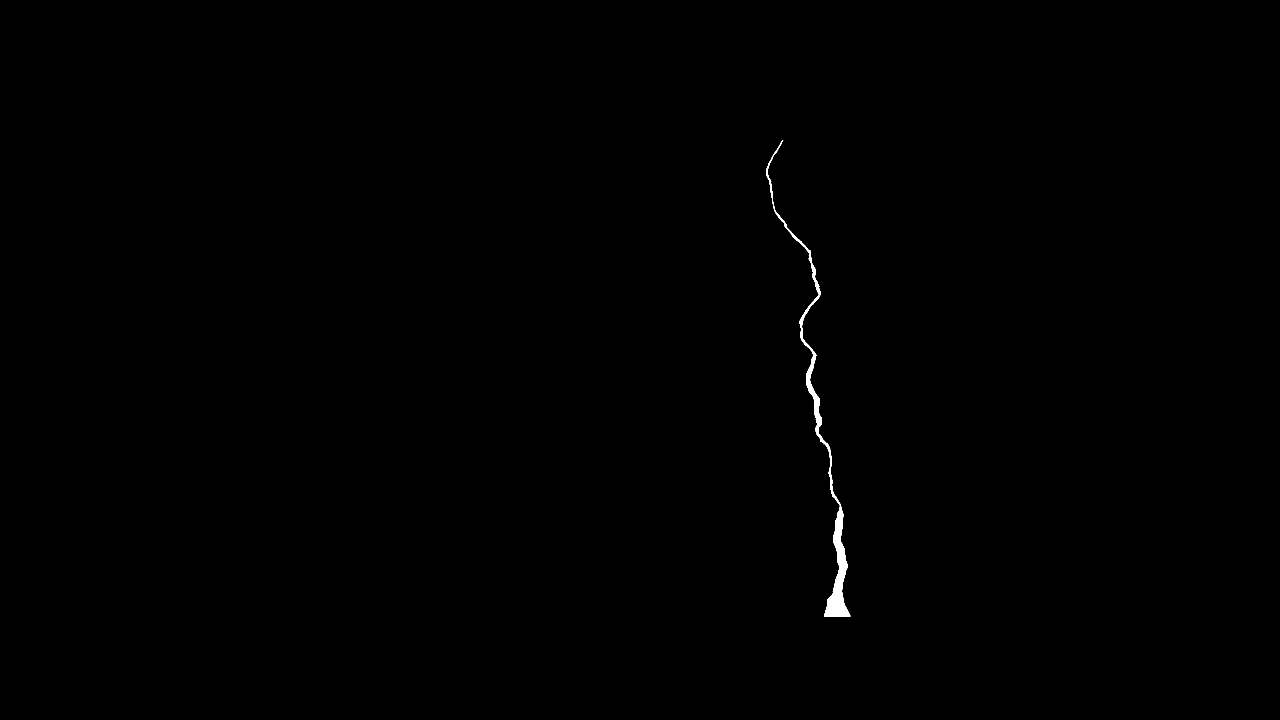
#> input picture data/image_label.png, 3840 x 2160 px, found by its file name (shown at 1/3 size)
$ python train_model_linear_simulation.py
#> lines starting #> are read from the running program, lines starting #| are printed output that depends on the picture; after the words box and inside, x2 and y2 are one past the last pixel; in counts of white or black regions, pixels touching at a corner belong together
### add_noise/noise_crack.py
#import Library files numpy and matplot
from add_noise.lib import *
from add_noise.noise_model import *
import argparse
import matplotlib
matplotlib.use('Agg')
def add_noise(X_in,y_in,Snr_db,num_point):
    # [13 lines of commented-out code are left out]
    t =X_in
    signal =y_in
    #plt.plot(t, signal)
    X_out=[]
    Y_out=[]
    show_grap=True
    for k in range(0,len(X_in)-1):
        point1_x=X_in[k,0]
        point1_y=y_in[k,0]
        point2_x=X_in[k+1,0]
        point2_y=y_in[k+1,0]
        if point2_x-point1_x ==0:
            X_noise,Y_noise= Gaussian_noise.find_lineary(point1_x,point1_y,point2_x,point2_y,Snr_db,num_point)
        else:
            X_noise,Y_noise= Gaussian_noise.find_linearxy(point1_x,point1_y,point2_x,point2_y,Snr_db,num_point)
        X_out=np.append(X_out, X_noise)
        Y_out=np.append(Y_out, Y_noise)
        Y_out = np.resize(Y_out, ([np.size(Y_out), 1]))

    if show_grap is not None:
        # fig, ax = plt.subplots(figsize=(6, 6))
        plt.figure(figsize=(6, 6))
        plt.plot(X_out+ 0.05, Y_out)
        plt.plot(X_in, y_in)
        plt.title("signal with noise")
        plt.ylabel("Magnitude")
        plt.xlabel("Tine (s)")
        path = './output/save_grap/'
        if not os.path.exists(path):
                os.mkdir(path)
        path_save = path + 'exp_' + str(Snr_db)+ '_.png'
        #plt.savefig(path_save)
        plt.figure().clear()
        plt.close()
        plt.close('all')
        plt.cla()
        plt.clf()
        #plt.show()
    #t= np.linspace(1, 100, 1000) # Generate 1000 samples fron 1 to 100
    #signal = 10*np.sin(t/(2*np.pi))
    X_out = np.resize(X_out, ([np.size(X_out), 1]))
    Y_out = np.resize(Y_out, ([np.size(Y_out), 1]))
    return   X_out, Y_out

# [10 lines left out: function main, not called in this run]


# [2 lines that do not run on import are left out]


### model_linear/function.py
from model_linear.lib import *

##########################################################################################

def nomalize_data_crack(data,len_crack):
    if len_crack> 1:
        data_out = (data) /len_crack
        data_out =data_out - data_out.min()
        data_out = np.resize(data_out, ([np.size(data_out), 1]))
        return data_out+10
    else:
        valcrack=1/len_crack
        data_out = (data)*valcrack #/data.max()
        data_out =data_out - data_out.min()
        data_out = np.resize(data_out, ([np.size(data_out), 1]))
        return data_out+10

def nomalize_data_simulation(data,len_simulation):
    if len_simulation> 1:
        data_out = data /len_simulation
        data_out =data_out - data_out.min()
        data_out = np.resize(data_out, ([np.size(data_out), 1]))
        return data_out+10
    else:
        val_simulation=1/len_simulation
        data_out = data*val_simulation #/data.max()
        data_out =data_out - data_out.min()
        data_out = np.resize(data_out, ([np.size(data_out), 1]))
        return data_out+10


# [5 lines left out: function nomalize_data_minmax, not called in this run]
def nomalize_crack_simulation(data):
    #data_out = (data)/(data.max()-data.min())
    data_out =data -data.min()+1
    data_out = np.resize(data_out, ([np.size(data_out), 1]))
    return data_out
def nomalize_data_crack_to_simulation(data_simulation,data_crack):
    len_crack=np.sqrt((data_crack[0,0] - data_crack[-1,0])**2+(data_crack[0,1]-data_crack[-1,1])**2)
    len_simulation=np.sqrt((data_simulation[0,0] - data_simulation[-1,0])**2+(data_simulation[0,1]-data_simulation[-1,1])**2)
    ####### crack
    if len_crack==0:
        len_crack=len(data_crack[:,0])
    x_son = nomalize_data_crack(data_crack[:, 0],len_crack) #-min(nomalize_data_crack(data_crack[:, 0]))
    x_son = np.resize(x_son, ([np.size(x_son), 1]))
    y_son = nomalize_data_crack(data_crack[:, 1],len_crack) #-min(nomalize_data_crack(data_crack[:, 1]))
    y_son = np.resize(y_son, ([np.size(y_son), 1]))
    # crack simualation
    x_simu =nomalize_data_simulation(data_simulation[:,0],len_simulation) #-min(data_simulation[:,0]*a)
    x_simu = np.resize(x_simu, ([np.size(x_simu), 1]))
    y_simu = nomalize_data_simulation(data_simulation[:,1],len_simulation)#-min(data_simulation[:,1]*a)
    y_simu = np.resize(y_simu, ([np.size(y_simu), 1]))
    # #
    # plt.plot(y_son,x_son)
    # #plt.plot(y-min(y),x-min(x))
    # plt.plot(x_simu,y_simu)
    # #plt.plot(y_out,x_out)
    # plt.axis('equal')
    # plt.show()
    #
    x_out,y_out,x_out2,y_out2=unify_data_crack(np.hstack((x_son,y_son)),np.hstack((y_simu,x_simu)))
    # [9 lines of commented-out code are left out]
    x_out = np.resize(x_out, ([np.size(x_out), 1]))
    y_out = np.resize(y_out, ([np.size(y_out), 1]))
    x_out2 = np.resize(x_out2, ([np.size(x_out), 1]))
    y_out2 = np.resize(y_out2, ([np.size(y_out), 1]))
    return  x_out,y_out,x_out2,y_out2,x_simu,y_simu


def save_model(model,i,path_save,name_model,name_txt,num_SNR):
    name_txt =  name_txt + '_SNR_'+str(num_SNR)
    try:
        os.makedirs(path_save +name_txt)
    except:
        print('done make dir')
    try:
        os.makedirs(path_save + name_txt +'/' + name_model)
    except:
        print('done make dir')

    if i<10:
        filename_model5 = path_save + '/%s/%s/sample_crack_000%d.model' %(name_txt,name_model,i)
    elif i>=10 and i<100:
        filename_model5 = path_save + '/%s/%s/sample_crack_00%d.model' %(name_txt,name_model,i)
    elif i>=100 and i<1000:
        filename_model5 = path_save + '/%s/%s/sample_crack_0%d.model' %(name_txt,name_model,i)
    else:
        filename_model5 = path_save + '/%s/%s/sample_crack_%d.model' %(name_txt,name_model,i)
    # save model
    joblib.dump(model, filename_model5)

############################################# function #####################################################

# [76 lines left out: function return_data_crack, not called in this run]
def clear():
    os.system(" cls ")

def check_crack(image_input):
    return len(measure.regionprops(label(image_input, connectivity=2)))

def single_crack(point_crack):
    clustering = DBSCAN(eps=5, min_samples=12).fit(point_crack)
    return np.unique(clustering.labels_)


def unify_data_crack(point_crack_stard, point_crack_turn):
    point_crack1 = point_crack_stard
    point_crack2 = point_crack_turn
    x = point_crack2[:, 0] #- (point_crack2[:, 0]).mean() + 1
    x = np.resize(x, ([np.size(x), 1]))
    y = point_crack2[:, 1] #- (point_crack2[:, 1]).mean() + 1
    y = np.resize(y, ([np.size(y), 1]))

    x1 = point_crack1[:, 0]
    x1 = np.resize(x1, ([np.size(x1), 1]))
    y1 = point_crack1[:, 1]
    y1 = np.resize(y1, ([np.size(y1), 1]))

    AB = x[0] - x[-1]
    BC = y[0] - y[-1]

    AB1 = x1[0] - x1[-1]
    BC1 = y1[0] - y1[-1]
    if BC1 == 0:
        BC1 = 0.000000000001
    if BC == 0:
        BC = 0.000000000001
    if AB1 == 0:
        AB1 = 0.000000000001
    if AB == 0:
        AB = 0.000000000001
    alpha = math.atan(BC / AB)
    alpha1 = math.atan(BC1 / AB1)
    if alpha < 0:
        alpha = alpha + math.pi
    if alpha1 < 0:
        alpha1 = alpha1 + math.pi
    if alpha >= alpha1:
        delta1 = alpha - alpha1
        delta2 = math.pi + delta1
    if alpha < alpha1:
        delta1 = math.pi - abs(alpha - alpha1)
        delta2 = math.pi + abs(delta1)
    x1 = x1 - x1[round(len(x1) / 2)]
    y1 = y1 - y1[round(len(y1) / 2)]
    x_end = x1 * math.cos(delta1) - y1 * math.sin(delta1) + x[round(len(x) / 2)]
    y_end = x1 * math.sin(delta1) + y1 * math.cos(delta1) + y[round(len(y) / 2)]
    x_end2 = x1 * math.cos(delta2) - y1 * math.sin(delta2) + x[round(len(x) / 2)]
    y_end2 = x1 * math.sin(delta2) + y1 * math.cos(delta2) + y[round(len(y) / 2)]
    # df_crack_trun = pd.DataFrame({'X_trun_1':x_end[:,np.newaxis],'y_trun_1':y_end[:,np.newaxis],'X_trun_2':x_end2[:,np.newaxis],'y_trun_2':y_end2[:,np.newaxis]})
    return x_end, y_end, x_end2, y_end2

#######################################################################################

### model_linear/Model_machine.py
from model_linear.lib import *
import inspect

class Linear_Model_LM:
    def PF_degree_2():
        # LinearRegression degree 2
        polynomial_features = PolynomialFeatures(degree=2,
                                         include_bias=False)
        linear_regression = LinearRegression(n_jobs=-1)
        return  'PF_degree_2', Pipeline([("polynomial_features", polynomial_features),
                                    ("linear_regression", linear_regression)])
    def LM_PF_degree_1():
        # model Ridge degree 1
        return 'LM_PF_degree_1' , make_pipeline(PolynomialFeatures(1), Ridge(alpha=1e-5))
    def LM_PF_degree_2():
        # model Ridge degree 2
        return 'LM_PF_degree_2' , make_pipeline(PolynomialFeatures(2), Ridge(alpha=1e-5))
    def LM_PF_degree_3():
        # model Ridge degree 3
        return 'LM_PF_degree_3' , make_pipeline(PolynomialFeatures(3), Ridge(alpha=1e-5))
    def LM_Ridge():
        # model ridge default
        # LM_Ridge
        return 'LM_Ridge' , Ridge(alpha=0.0, random_state=0, normalize=True)
    def LM_RidgeCV():
        # model RidgeCV default
        # LM_RidgeCV
        return 'LM_RidgeCV', RidgeCV(alphas=[1e-3, 1e-2, 1e-1, 1])
    def LM_Bayesian_Ridge():
            # model BayesianRidge
        # LM_Bayesian-Ridge

        model_BayesianRidge = BayesianRidge(
            tol=1e-6, fit_intercept=False, compute_score=True)
        init = [1, 1e-4]
        model_BayesianRidge.set_params(alpha_init=init[0], lambda_init=init[1])
        return 'LM_Bayesian-Ridge', model_BayesianRidge
    def LM_SGD():
        # model SGDRegressor
        # LM_SGD
        model_SGDRegressor = make_pipeline(StandardScaler(),
                                        SGDRegressor(max_iter=1000, tol=1e-3, random_state=True))
        return 'LM_SGD', model_SGDRegressor
    def LM_ARD():
        # model ARDRegression
        # LM_ARD
        model_ARDRegression = ARDRegression(compute_score=True)
        return 'LM_ARD', model_ARDRegression
    # def LM_MT_ElasticNet():
    #         # model MultiTask
    #     # LM_MT_ElasticNet
    #     model_MultiTask = MultiTaskElasticNet(alpha=0.1)
    #     return 'LM_MT_ElasticNet', model_MultiTask
    def LM_Lasso():
            # model LassoLarsCV
        # LM_Lasso
        model_LarsCV = LassoLarsCV(cv=5)
        return 'LM_Lasso', model_LarsCV
    def LM_Kernel_Ridge():
            # Model KernelRidge
        # LM_Kernel_Ridge
        param_grid_KernelRidge = {"alpha": [1e0, 1e1, 1e-1, 1e-2]}
        model_KernelRidge = GridSearchCV(
            KernelRidge(), param_grid=param_grid_KernelRidge)
        return 'LM_Kernel_Ridge', model_KernelRidge
    def LM_Huber():
            # model huber
        #LM_Huber
        huber = HuberRegressor(alpha=0.0, epsilon=1.35)
        return 'LM_Huber', huber
    def LM_KRR_RBF():
            # model KRR
        #LM_KRR_RBF
        model_KRR = GridSearchCV(KernelRidge(kernel='rbf', gamma=0.1),
                                param_grid={"alpha": [1e0, 0.1, 1e-2, 1e-3],
                                            "gamma": np.logspace(-2, 2, 5)})
        return 'LM_KRR_RBF', model_KRR

class Gaussian_GPR:
    def GPR_DP_WK():
            # model gaussian karnel default
        # GPR_DP_WK
        gp_kernel_1 = DotProduct() + WhiteKernel()
        model_gaussian_kernel_default = GaussianProcessRegressor(kernel=gp_kernel_1)
        return 'GPR_DP_WK', model_gaussian_kernel_default
    def GPR_Kernel_WK():
            # model graussian kernel
        # GPR_Kernel_WK
        gp_kernel_2 = ExpSineSquared(1.0, 5.0, periodicity_bounds=(1e-2, 1e1)) \
            + WhiteKernel(1e-1)
        model_gaussian_kernel_2 = GaussianProcessRegressor(kernel=gp_kernel_2)
        return 'GPR_Kernel_WK', model_gaussian_kernel_2
    def GPR_RBF_kernel_1():
            # model gaussian correction
        # GPR_RBF_kernel_1
        k1 = 66.0**2 * RBF(length_scale=67.0)  # long term smooth rising trend
        k2 = 2.4**2 * RBF(length_scale=90.0) \
            * ExpSineSquared(length_scale=1.3, periodicity=1.0)  # seasonal component
        # medium term irregularity
        k3 = 0.66**2 \
            * RationalQuadratic(length_scale=1.2, alpha=0.78)
        k4 = 0.18**2 * RBF(length_scale=0.134) \
            + WhiteKernel(noise_level=0.19**2)  # noise terms
        kernel_gpml_1 = k1 + k2 + k3 + k4
        model_gaussian_GPR = GaussianProcessRegressor(kernel=kernel_gpml_1, alpha=0,
                                                    optimizer=None, normalize_y=True)
        return 'GPR_RBF_kernel_1', model_gaussian_GPR
    def GPR_RBF_kernel_2():
            # Model gaussian correction 2
        # GPR_RBF_kernel_2
        k1 = 50.0**2 * RBF(length_scale=50.0)  # long term smooth rising trend
        k2 = 2.0**2 * RBF(length_scale=100.0) \
            * ExpSineSquared(length_scale=1.0, periodicity=1.0,
                            periodicity_bounds="fixed")  # seasonal component
        # medium term irregularities
        k3 = 0.5**2 * RationalQuadratic(length_scale=1.0, alpha=1.0)
        k4 = 0.1**2 * RBF(length_scale=0.1) \
            + WhiteKernel(noise_level=0.1**2,
                        noise_level_bounds=(1e-5, np.inf))  # noise terms
        kernel_2 = k1 + k2 + k3 + k4
        model_gaussian_GPR_2 = GaussianProcessRegressor(kernel=kernel_2, alpha=0.5,
                                                        normalize_y=True)
        return 'GPR_RBF_kernel_2',model_gaussian_GPR_2
    def GPR_RBF_kernel_3():
            # model gaussian correction 3
        # GPR_RBF_kernel_3
        kernel_3 = 1.0 * RBF(length_scale=1.0, length_scale_bounds=(1e-2, 1e3)) \
            + WhiteKernel(noise_level=1e-5, noise_level_bounds=(1e-10, 1e+1))
        model_gaussian_RBF = GaussianProcessRegressor(kernel=kernel_3,
                                                    alpha=0.0)
        return 'GPR_RBF_kernel_3', model_gaussian_RBF
    def GPR_RBF_kernel_4():
        # model gaussion kernel
        # GPR_RBF_kernel_4
        kernel_4 = C(1.0, (1e-3, 1e3)) * RBF(10, (1e-2, 1e2))
        model_gaussian_kernel_3 = GaussianProcessRegressor(
            kernel=kernel_4, n_restarts_optimizer=9)
        return 'GPR_RBF_kernel_4', model_gaussian_kernel_3
    def GPR_RBF_kernel_5():
        # model gaussion kernel
        # GPR_RBF_kernel_5
        kernel_5 = 1.0 * Matern(length_scale=1.0, length_scale_bounds=(1e-1, 10.0),
                                nu=1.5)
        model_gaussian_kernel_5 = GaussianProcessRegressor(kernel=kernel_5)
        return 'GPR_RBF_kernel_5',model_gaussian_kernel_5

class SVM:
    def SVM_SVC():
        # model SVC
        #SVM_SVC
        model_SVC = make_pipeline(StandardScaler(),
                                LinearSVR(random_state=0, tol=1e-6))
        return 'SVM_SVC', model_SVC
    def SVM_SVR():
        # model SVR
        # SVM_SVR
        model_SVR = GridSearchCV(SVR(kernel='rbf', gamma=0.1),
                                param_grid={"C": [1e0, 1e1, 1e2, 1e3],
                                            "gamma": np.logspace(-2, 2, 5)})
        return 'SVM_SVR',model_SVR
class Tree:
    def tree():
        # model tree
        #TREE
        model_tree = DecisionTreeRegressor(random_state=0)
        # model_tree.fit(X, y, sample_weight=None, check_input=True,
        #                  X_idx_sorted='deprecated')
        return 'Tree',model_tree
def call_all_method(name_class):
    methods = {}
    for name in dir(name_class):
        if not name.startswith('_'):
            attr = getattr(name_class,name)
            methods[name] = attr
    return methods

# [10 lines left out: function main, not called in this run]

# [2 lines that do not run on import are left out]


### add_noise/noise_model.py
from add_noise.lib import *

def noise_1(t,signal,Snr_db=60):
        power = signal ** 2
        signalpower_db = 10 *np.log10(power) #covert power in dB
        #Snr_db= 60 # add SWR of 20 4B
        signal_average_power = np.mean(power) # Calculate signal power
        signal_averagepower_db = 10 * math.log10(signal_average_power)
        noise_db = signal_averagepower_db - Snr_db # Calculate noise
        noise_watts = 10 ** (noise_db/10) # convert noise from db to watts
        # Generate an sample of white noise
        mean_noise =0
        noise = np.random.normal(mean_noise, np.sqrt(noise_watts), len(signal))
        noise_signal = signal + noise # Noise added to the original
        return t,noise_signal

class Gaussian_noise:
    def find_lineary(x1,y1,x2,y2,Snr_db=60,num_point=10):
        Y = np.linspace(y1, y2, num_point)
        X= np.ones([num_point,1])*x1
        #Y = np.resize(Y, ([np.size(Y), 1]))
        X,Y =noise_1(X,Y,Snr_db)
        return X,Y
    def find_linearxy(x1,y1,x2,y2,Snr_db=60,num_point=10):
        X= np.linspace(x1, x2, num_point)
        Y = (y2-y1)*(X-x1)/(x2-x1)+y1
        X,Y =noise_1(X,Y,Snr_db)
        #Y = np.resize(Y, ([np.size(Y), 1]))
        return X,Y

### model_linear/train_model_linear_simulation.py

from model_linear.lib import *
from model_linear.Model_machine import *
from model_linear.function import *
from add_noise.noise_crack import *


def train_model_linear(list_class_model,path_crack_simulation,path_save,show_fig,save_model_ML,path_image_test,Snr_db,num_point_add):
    #global i,R_squared
#> called with path_save = './model_linear/model/', show_fig = True, save_model_ML = True, path_image_test = './data/image_label.png', Snr_db = 60, num_point_add = 10
    lst_model=[]
    name_simuation =  (os.path.split(path_crack_simulation)[-1]).split(".")[0]
    # load data
    img = cv2.imread(path_image_test)
#> img is the input picture: shape (2160, 3840, 3); 0.22% white; 2 white regions (1 under 20 px), largest, box (x1, y1, x2, y2) and area: (2299, 420, 2552, 1849) 18026
    #point_crack = np.argwhere(img == 255)
    val_resize = 1
    size_img = img.shape
    new_width = int(size_img[1]*val_resize)
    new_height = int(size_img[0]*val_resize)
    img_resized = cv2.resize(src=img, dsize=(new_width, new_height),interpolation = cv2.INTER_AREA)
    img_resized = cv2.cvtColor(img_resized, cv2.COLOR_BGR2GRAY)
    img_resized[np.argwhere(img_resized>0)[:,0],np.argwhere(img_resized>0)[:,1]] = 1
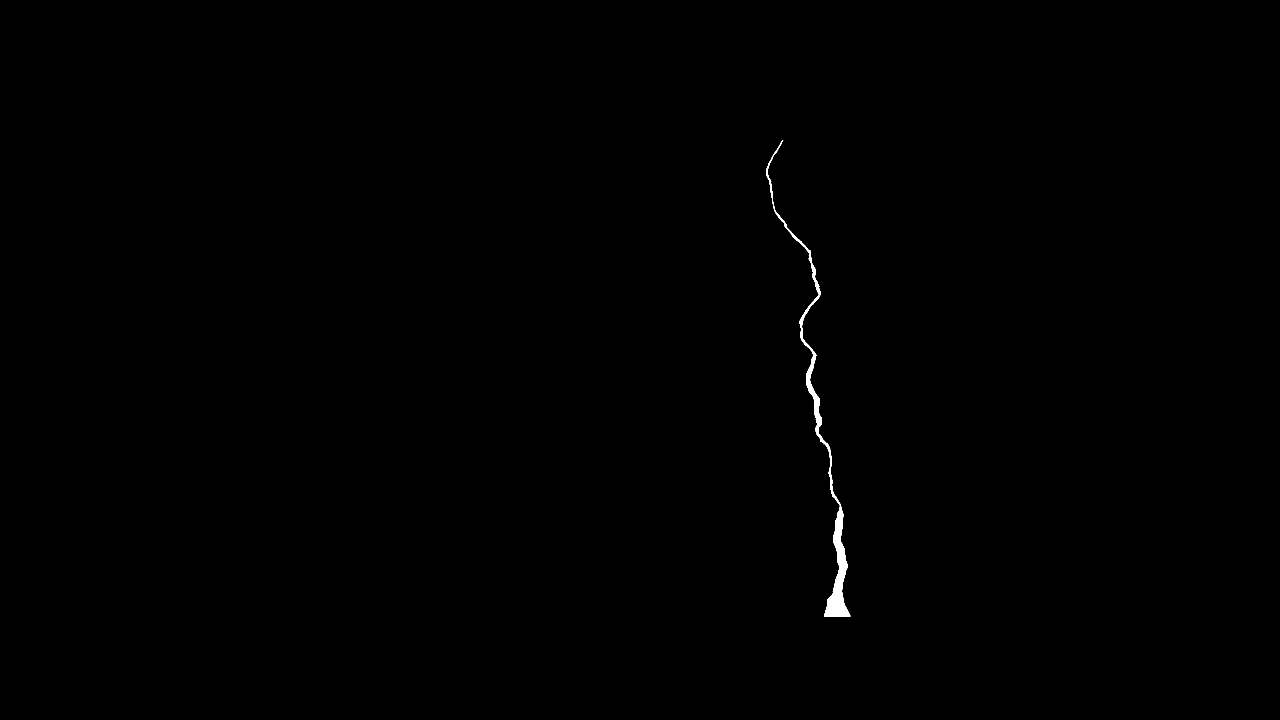
#> img_resized: shape (2160, 3840) (shown at 1/3 size); values 0 (black) and 1 (white), 0.22% white; 2 white regions (1 under 20 px), largest, box (x1, y1, x2, y2) and area: (2299, 420, 2552, 1849) 18026
    skeleton = skeletonize(img_resized, method='lee')
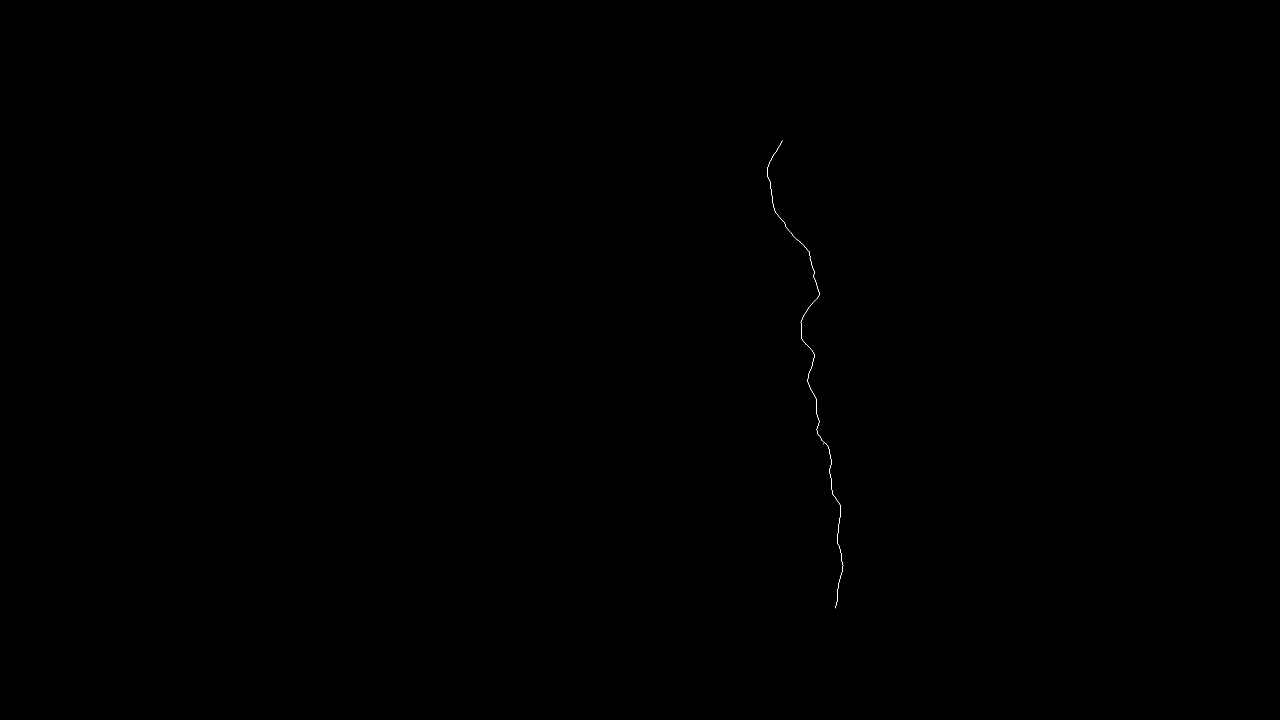
#> skeleton: shape (2160, 3840) bool (shown at 1/3 size); 0.02% white in thin lines or dots, all inside (x1, y1, x2, y2) = (2301, 421, 2530, 1825)
    point_crack = np.argwhere(skeleton > 0)
#> point_crack = 1419 pairs, first value 421 to 1824, second value 2301 to 2529

    x_son = (point_crack[:, 0])
#> x_son = 1419 values from 421 to 1824
#> (the rest of the program and of its run is left out)
